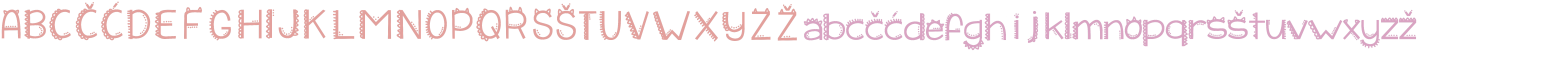
#> input picture dataset/train/alfabet_razdvojen.png, 9272 x 364 px (shown at 1/6 size)
$ python -i deal_with_bricks.py   (imports and definitions only)   (older library calls are emulated)
#> lines starting #> are read from the running program, lines starting #| are printed output that depends on the picture; after the words box and inside, x2 and y2 are one past the last pixel; in counts of white or black regions, pixels touching at a corner belong together
#> in get_letters_and_distances_bricks, img_bgr is the input picture: shape (364, 9272, 3); mean B, G, R 244.7, 243.4, 250.7
import cv2
import numpy as bb8
import matplotlib.pyplot as plt

def brightness_up(img):
    hsv = cv2.cvtColor(img, cv2.COLOR_BGR2HSV)
#> hsv: shape (364, 9272, 3); mean H, S, V 9.5, 8.7, 250.7
    h, s, v = cv2.split(hsv)
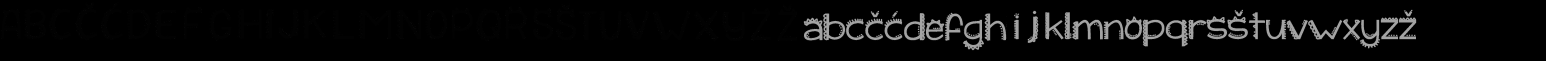
#> h: shape (364, 9272) (shown at 1/6 size); min 0, max 179, mean 9.5
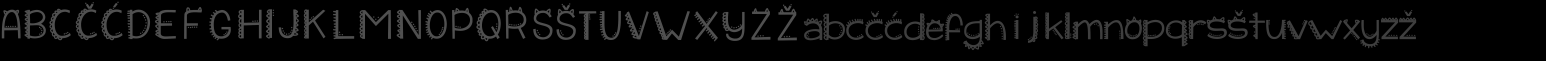
#> s: shape (364, 9272) (shown at 1/6 size); min 0, max 82, mean 8.7

    lim = 255 - 30
    v[v > lim] = 255
#> v: shape (364, 9272); min 180, max 255, mean 252.5
    v[v <= lim] += 30
#> v: shape (364, 9272); min 210, max 255, mean 254.4

    final_hsv = cv2.merge((h, s, v))
#> final_hsv: shape (364, 9272, 3); mean H, S, V 9.5, 8.7, 254.4
    img = cv2.cvtColor(final_hsv, cv2.COLOR_HSV2BGR)
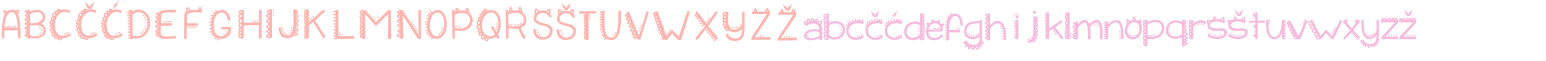
#> img: shape (364, 9272, 3) (shown at 1/6 size); mean B, G, R 247.5, 246.1, 254.4

    return img
def resize_region(region):
    return cv2.resize(region, (28, 28), interpolation=cv2.INTER_NEAREST)

def resize_photo(img):
    old_height = img.shape[0]
#> old_height = 364
    old_width = img.shape[1]
#> old_width = 9272
    #print(old_width, old_height)
    aspectRatio = (old_height / old_width)
#> aspectRatio = 0.0393
    #print(aspectRatio)
    scale_percent = 150
    newWidth = int(img.shape[1] * scale_percent / 100)
#> newWidth = 13908
    newHeight = int(img.shape[0] * scale_percent / 100)
#> newHeight = 546
    #newHeight = (new_width * aspectRatio)

    #newWidth = (new_width / aspectRatio)
    resized_img = cv2.resize(img, (int(newWidth), int(newHeight)), interpolation=cv2.INTER_NEAREST)
    return resized_img

def select_roi_separation(image_orig, img_bin):
    a = 255-img_bin
    img, contours, hierarchy = cv2.findContours(a.copy(), cv2.RETR_EXTERNAL, cv2.CHAIN_APPROX_SIMPLE)
    cv2.drawContours(img, contours, -1, (255, 0, 0), 1)
    plt.imshow(img,'gray')
    plt.show()

    regions_array = []
    for contour in contours:
        x, y, w, h = cv2.boundingRect(contour)
        area = cv2.contourArea(contour)
        if area >= 100:
            region = img_bin[y:y + h + 1, x:x + w + 1]
            regions_array.append([resize_region(region), (x, y, w, h)])

    regions_array = sorted(regions_array, key=lambda item: item[1][0])

    sorted_regions = [region[0] for region in regions_array]
    sorted_rectangles = [region[1] for region in regions_array]
    try:
        new_sorted_rectangles = deal_with_hooks_rectangles(sorted_regions, sorted_rectangles)
    except Exception as e:
        new_sorted_rectangles = sorted_rectangles

    new_sorted_regions = []
    img_before_hooks = image_orig.copy()

    for rectangle in sorted_rectangles:
        cv2.rectangle(img_before_hooks, (rectangle[0], rectangle[1]),
                      (rectangle[0] + rectangle[2], rectangle[1] + rectangle[3]), (0, 255, 0), 2)
    cv2.imwrite('hukovi.png', img_before_hooks)

    for rectangle in new_sorted_rectangles:
        region = img_bin[rectangle[1]:rectangle[1] + rectangle[3] + 2, rectangle[0]:rectangle[0] + rectangle[2] + 2]
        new_sorted_regions.append(resize_region(region))
        cv2.rectangle(image_orig, (rectangle[0], rectangle[1]),
                      (rectangle[0] + rectangle[2], rectangle[1] + rectangle[3]), (0, 255, 0), 3)

    region_distances = []

    for i in range(0, len(new_sorted_rectangles) - 1):
        current = new_sorted_rectangles[i]
        next_rect = new_sorted_rectangles[i + 1]
        distance = next_rect[0] - (current[0] + current[2])
        region_distances.append(distance)

    # plt.imshow(image_orig)
    # plt.show()
    cv2.imwrite('rects.png', image_orig)
    print("asda:", len(new_sorted_rectangles))

    return image_orig, new_sorted_regions, region_distances, new_sorted_rectangles

def deal_with_hooks_rectangles(sorted_regions, sorted_rectangles):
    new_sorted_rectangles = sorted_rectangles.copy()
    rectangles_2b_removed = []
    for i in range(0, len(sorted_rectangles) - 1):
        current = sorted_rectangles[i]
        next_rect = sorted_rectangles[i + 1]
        if isHook(current[0], next_rect[0], current[2], next_rect[2]):
            rectangles_2b_removed.append(next_rect)
            new_rect = (current[0], next_rect[1], current[2], current[3] + next_rect[3] + 5)
            new_sorted_rectangles[i] = new_rect

    if len(rectangles_2b_removed) > 0:
        for rect in rectangles_2b_removed:
            new_sorted_rectangles.remove(rect)

    return new_sorted_rectangles


def isHook(x0, x1, w0, w1):
    return x0 < x1 and x0 + w0 + 3 > x1 + w1

def contrastLAB(img):
    lab = cv2.cvtColor(img, cv2.COLOR_BGR2LAB)
    l, a, b = cv2.split(lab)
    clahe = cv2.createCLAHE(clipLimit=3.0, tileGridSize=(8, 8))
    cl = clahe.apply(l)

    limg = cv2.merge((cl, a, b))

    final = cv2.cvtColor(limg, cv2.COLOR_LAB2BGR)

    return final


def get_most_dominant_color(a):
    a2D = a.reshape(-1, a.shape[-1])
    col_range = (256, 256, 256)
    a1D = bb8.ravel_multi_index(a2D.T, col_range)
    return bb8.unravel_index(bb8.bincount(a1D).argmax(), col_range)


def separate_bricks(img_bgr):
    img = brightness_up(img_bgr)
#> in brightness_up (call 2), `hsv = cv2.cvtColor(img, cv2.COLOR_BGR2HSV)`: hsv: shape (546, 13908, 3); mean H, S, V 9.5, 8.8, 254.4
#> in brightness_up (call 2), `h, s, v = cv2.split(hsv)`:
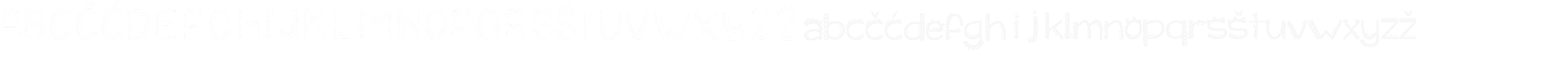
#> v: shape (546, 13908) (shown at 1/9 size); min 210, max 255, mean 254.4
#> in brightness_up (call 2), `v[v > lim] = 255`: v: shape (546, 13908); 5.78% of pixels changed, all inside (x1, y1, x2, y2) = (15, 15, 12746, 452)
#> in brightness_up (call 2), `v[v <= lim] += 30`: v: shape (546, 13908); min 240, max 255, mean 255
#> in brightness_up (call 2), `final_hsv = cv2.merge((h, s, v))`: final_hsv: shape (546, 13908, 3); mean H, S, V 9.5, 8.8, 255
    img = resize_photo(img)
    img_rgb = cv2.cvtColor(img, cv2.COLOR_BGR2RGB)

    kolor = get_most_dominant_color(img_rgb)
#> kolor = (255, 255, 255)
    r = kolor[0]
#> r = 255
    g=kolor[1]
#> g = 255
    b=kolor[2]
#> b = 255
    blue_lower = bb8.array([r-55, g-8, b-10])
#> blue_lower = [200, 247, 245]
    blue_upper = bb8.array([r+30, g+8, b+10])
#> blue_upper = [285, 263, 265]
    blue_mask = cv2.inRange(img_rgb, blue_lower, blue_upper)
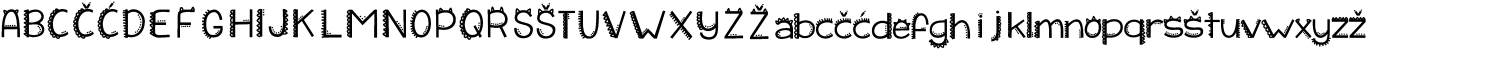
#> blue_mask: shape (819, 20862) (shown at 1/14 size); 87.3% white; 322 black regions (1 under 20 px), largest, box (x1, y1, x2, y2) and area: (4851, 135, 5279, 527) 55922, (6431, 116, 6762, 558) 54070, (5355, 134, 5684, 527) 53459
    blue_mask = blue_mask
    # plt.imshow(blue_mask, 'gray')
    # plt.show()
    res = cv2.bitwise_and(img_rgb, img_rgb, mask=blue_mask)
    # plt.imshow(res)
    # plt.show()
    s = 0 - cv2.cvtColor(res, cv2.COLOR_RGB2GRAY)
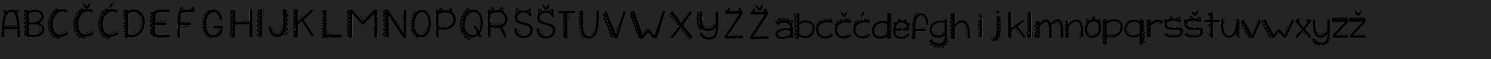
#> s: shape (819, 20862) (shown at 1/14 size); min 0, max 7, mean 0.891; drawn with min black and max white
    # plt.imshow(s, 'gray')
    # plt.show()
    ret, thresh = cv2.threshold(s, 254, 255, cv2.THRESH_BINARY_INV + cv2.THRESH_OTSU)
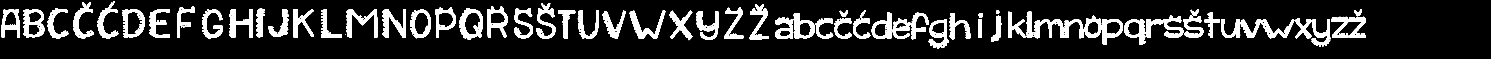
#> thresh: shape (819, 20862) (shown at 1/14 size); 12.7% white; 322 white regions (1 under 20 px), largest, box (x1, y1, x2, y2) and area: (4851, 135, 5279, 527) 55922, (6431, 116, 6762, 558) 54070, (5355, 134, 5684, 527) 53459
#> ret = 0
    plt.imshow(thresh, 'gray')
    plt.show()

    return thresh
def detect_rotation_and_rotate_separation_bricks(img_bin, img):

    a = 255 - img_bin
    coords = bb8.column_stack(bb8.where(a> 0))
#> coords = 14915015 pairs, first value 0 to 818, second value 0 to 20861
    angle = cv2.minAreaRect(coords)[-1]
#> angle = -90

    #print(angle)
    # the `cv2.minAreaRect` function returns values in the
    # range [-90, 0); as the rectangle rotates clockwise the
    # returned angle trends to 0 -- in this special case we
    # need to add 90 degrees to the angle
    if angle < -45:
        angle = -(90 + angle)
#> angle = 0
    # otherwise, just take the inverse of the angle to make
    # it positive
    else:
        angle = -angle

    #image = cv2.cvtColor(img_rgb, cv2.COLOR_RGB2BGR)
    (h, w) = img.shape[:2]
#> h = 546; w = 13908
    center = (w // 2, h // 2)
#> center = (6954, 273)
    M = cv2.getRotationMatrix2D(center, angle, 1.0)
#> M = [[1, 0, 0], [0, 1, 0]]
    rotated_bgr = cv2.warpAffine(img, M, (w, h), flags=cv2.INTER_CUBIC, borderMode=cv2.BORDER_REPLICATE)

    #print(angle)
    #plt.imshow(rotated_bgr)
    #plt.show()
    return rotated_bgr

def get_letters_and_distances_bricks(path):
    img_bgr = cv2.imread(path)
    img_bgr = brightness_up(img_bgr)
    img_bgr = resize_photo(img_bgr)

    img_bin_before_rotation = separate_bricks(img_bgr)

    img_bgr_rotated = detect_rotation_and_rotate_separation_bricks(img_bin_before_rotation, img_bgr)
    img_rgb_rotated = cv2.cvtColor(img_bgr_rotated,cv2.COLOR_BGR2RGB)
    img_bin_after_rotation = separate_bricks(img_bgr_rotated)
    image_orig, letters, region_distances, new_sorted_rectangles = select_roi_separation(img_rgb_rotated, img_bin_after_rotation)
#> in select_roi_separation, `img, contours, hierarchy = cv2.findContours(a.copy(), cv2.RETR_EXTERNA..`: contours = [[[0, 0], [0, 818], [20861, 818], [20861, 0]]]
#> the loop in select_roi_separation, `for contour in contours:` made 1 pass
#> (contour, x, y, w, h, area) on pass 1: ([[0, 0], [0, 818], [20861, 818], [20861, 0]], 0, 0, 20862, 819, 17064298)
#> after the loop in select_roi_separation, `for contour in contours:`: regions_array = 1 item
#> in select_roi_separation, `sorted_rectangles = [region[1] for region in regions_array]`: sorted_rectangles = [(0, 0, 20862, 819)]
#> after the loop in deal_with_hooks_rectangles, `for i in range(0, len(sorted_rectangles) - 1):`: rectangles_2b_removed = []
#> in select_roi_separation, `new_sorted_rectangles = deal_with_hooks_rectangles(sorted_regions, sor..`: new_sorted_rectangles = [(0, 0, 20862, 819)]
#> the loop in select_roi_separation, `for rectangle in sorted_rectangles:` made 1 pass
#> the loop in select_roi_separation, `for rectangle in new_sorted_rectangles:` made 1 pass
#> after the loop in select_roi_separation, `for rectangle in new_sorted_rectangles:`: new_sorted_regions = 1 item
#> after the loop in select_roi_separation, `for i in range(0, len(new_sorted_rectangles) - 1):`: region_distances = []
#| asda: 1
#> letters = 1 item; region_distances = []; new_sorted_rectangles = [(0, 0, 20862, 819)]

    plt.imshow(image_orig)
    plt.show()

    return letters, region_distances

>>> result = get_letters_and_distances_bricks('dataset/train/alfabet_razdvojen.png')

$ run again, on dataset/train/alphabet0.png
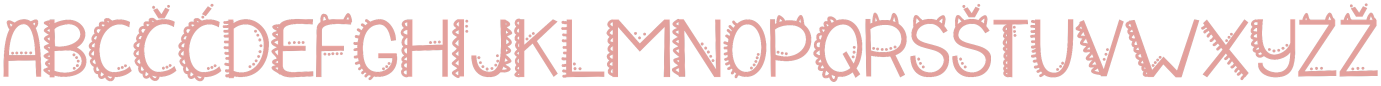
#> input picture dataset/train/alphabet0.png, 4143 x 256 px (shown at 1/3 size)
#> in get_letters_and_distances_bricks, img_bgr is the input picture: shape (256, 4143, 3); mean B, G, R 232.5, 233.4, 248.1
#> hsv: shape (256, 4143, 3); mean H, S, V 0.6, 17.5, 248.1
#> final_hsv: shape (256, 4143, 3); mean H, S, V 0.6, 17.5, 254.6
#> hsv: shape (384, 6214, 3); mean H, S, V 0.6, 17.5, 254.6
#> final_hsv: shape (384, 6214, 3); mean H, S, V 0.6, 17.5, 255
#> img: shape (384, 6214, 3)
#> resized_img: shape (576, 9321, 3)
#> kolor = (255, 255, 255)
#> r = 255
#> blue_lower = [200, 247, 245]
#> blue_upper = [285, 263, 265]
#> blue_mask: shape (576, 9321); 76.7% white; 159 black regions, largest, box (x1, y1, x2, y2) and area: (4095, 131, 4523, 522) 55831, (5490, 111, 5822, 554) 54040, (4536, 129, 4865, 522) 53485
#> in separate_bricks, `s = 0 - cv2.cvtColor(res, cv2.COLOR_RGB2GRAY)`:
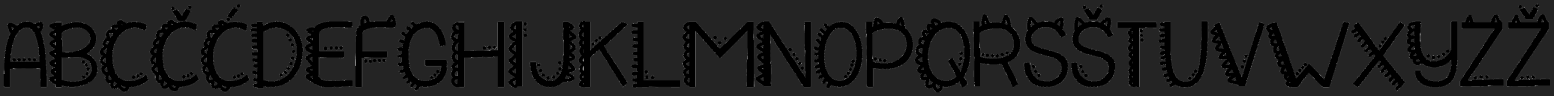
#> s: shape (576, 9321) (shown at 1/6 size); min 0, max 7, mean 0.798; drawn with min black and max white
#> ret = 0
#> coords = 4119379 pairs, first value 0 to 575, second value 0 to 9320
#> in detect_rotation_and_rotate_separation_bricks, `angle = cv2.minAreaRect(coords)[-1]`: angle = -90
#> in detect_rotation_and_rotate_separation_bricks, `angle = -(90 + angle)`: angle = 0
#> M = [[1, 0, 0], [0, 1, 0]]
#> contours = [[[0, 0], [0, 575], [9320, 575], [9320, 0]]]
#> the loop in select_roi_separation, `for contour in contours:` made 1 pass
#> (contour, x, y, w, h, area) on pass 1: ([[0, 0], [0, 575], [9320, 575], [9320, 0]], 0, 0, 9321, 576, 5359000)
#> after the loop in select_roi_separation, `for contour in contours:`: regions_array = 1 item
#> sorted_rectangles = [(0, 0, 9321, 576)]
#> after the loop in deal_with_hooks_rectangles, `for i in range(0, len(sorted_rectangles) - 1):`: rectangles_2b_removed = []
#> in select_roi_separation, `new_sorted_rectangles = deal_with_hooks_rectangles(sorted_regions, sor..`: new_sorted_rectangles = [(0, 0, 9321, 576)]
#> the loop in select_roi_separation, `for rectangle in sorted_rectangles:` made 1 pass
#> after the loop in select_roi_separation, `for rectangle in sorted_rectangles:`:
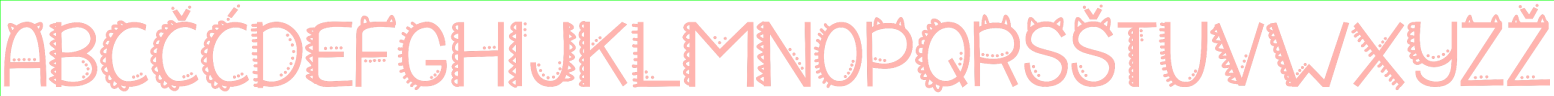
#> img_before_hooks: shape (384, 6214, 3) (shown at 1/4 size); mean R, G, B 253.1, 238.2, 235.7
#> the loop in select_roi_separation, `for rectangle in new_sorted_rectangles:` made 1 pass
#> after the loop in select_roi_separation, `for rectangle in new_sorted_rectangles:`: new_sorted_regions = 1 item
#> after the loop in select_roi_separation, `for i in range(0, len(new_sorted_rectangles) - 1):`: region_distances = []
#| asda: 1
#> in get_letters_and_distances_bricks, `image_orig, letters, region_distances, new_sorted_rectangles = select_..`: letters = 1 item; region_distances = []; new_sorted_rectangles = [(0, 0, 9321, 576)]

$ run again, on dataset/train/alphabet1.png
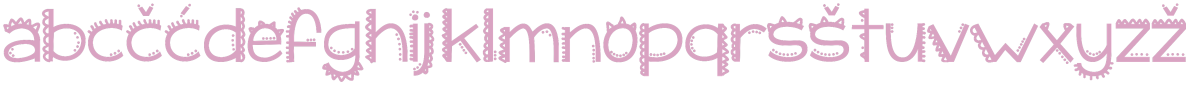
#> input picture dataset/train/alphabet1.png, 3568 x 256 px (shown at 1/3 size)
#> in get_letters_and_distances_bricks, img_bgr is the input picture: shape (256, 3568, 3); mean B, G, R 242.9, 237, 247.2
#> hsv: shape (256, 3568, 3); mean H, S, V 34.6, 11.9, 247.2
#> final_hsv: shape (256, 3568, 3); mean H, S, V 34.6, 11.9, 253.3
#> hsv: shape (384, 5352, 3); mean H, S, V 34.6, 12, 253.3
#> final_hsv: shape (384, 5352, 3); mean H, S, V 34.6, 12, 255
#> img: shape (384, 5352, 3)
#> resized_img: shape (576, 8028, 3)
#> kolor = (255, 255, 255)
#> r = 255
#> blue_lower = [200, 247, 245]
#> blue_upper = [285, 263, 265]
#> blue_mask: shape (576, 8028); 80% white; 162 black regions, largest, box (x1, y1, x2, y2) and area: (2174, 144, 2453, 554) 43117, (3365, 158, 3774, 426) 41044, (1377, 57, 1656, 422) 38440
#> in separate_bricks, `s = 0 - cv2.cvtColor(res, cv2.COLOR_RGB2GRAY)`:
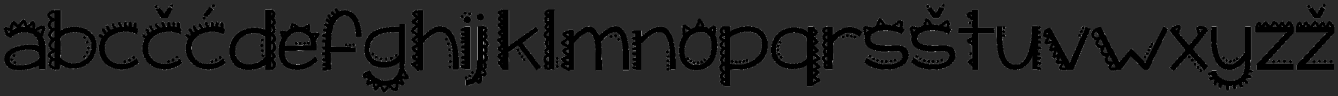
#> s: shape (576, 8028) (shown at 1/6 size); min 0, max 6, mean 0.83; drawn with min black and max white
#> ret = 0
#> coords = 3699067 pairs, first value 0 to 575, second value 0 to 8027
#> in detect_rotation_and_rotate_separation_bricks, `angle = cv2.minAreaRect(coords)[-1]`: angle = -90
#> in detect_rotation_and_rotate_separation_bricks, `angle = -(90 + angle)`: angle = 0
#> M = [[1, 0, 0], [0, 1, 0]]
#> contours = [[[0, 0], [0, 575], [8027, 575], [8027, 0]]]
#> the loop in select_roi_separation, `for contour in contours:` made 1 pass
#> (contour, x, y, w, h, area) on pass 1: ([[0, 0], [0, 575], [8027, 575], [8027, 0]], 0, 0, 8028, 576, 4615525)
#> after the loop in select_roi_separation, `for contour in contours:`: regions_array = 1 item
#> sorted_rectangles = [(0, 0, 8028, 576)]
#> after the loop in deal_with_hooks_rectangles, `for i in range(0, len(sorted_rectangles) - 1):`: rectangles_2b_removed = []
#> in select_roi_separation, `new_sorted_rectangles = deal_with_hooks_rectangles(sorted_regions, sor..`: new_sorted_rectangles = [(0, 0, 8028, 576)]
#> the loop in select_roi_separation, `for rectangle in sorted_rectangles:` made 1 pass
#> after the loop in select_roi_separation, `for rectangle in sorted_rectangles:`:
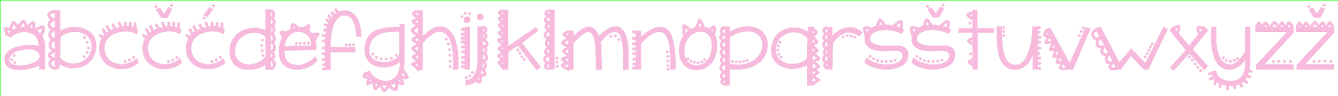
#> img_before_hooks: shape (384, 5352, 3) (shown at 1/4 size); mean R, G, B 251.9, 241.6, 246.8
#> the loop in select_roi_separation, `for rectangle in new_sorted_rectangles:` made 1 pass
#> after the loop in select_roi_separation, `for rectangle in new_sorted_rectangles:`: new_sorted_regions = 1 item
#> after the loop in select_roi_separation, `for i in range(0, len(new_sorted_rectangles) - 1):`: region_distances = []
#| asda: 1
#> in get_letters_and_distances_bricks, `image_orig, letters, region_distances, new_sorted_rectangles = select_..`: letters = 1 item; region_distances = []; new_sorted_rectangles = [(0, 0, 8028, 576)]
